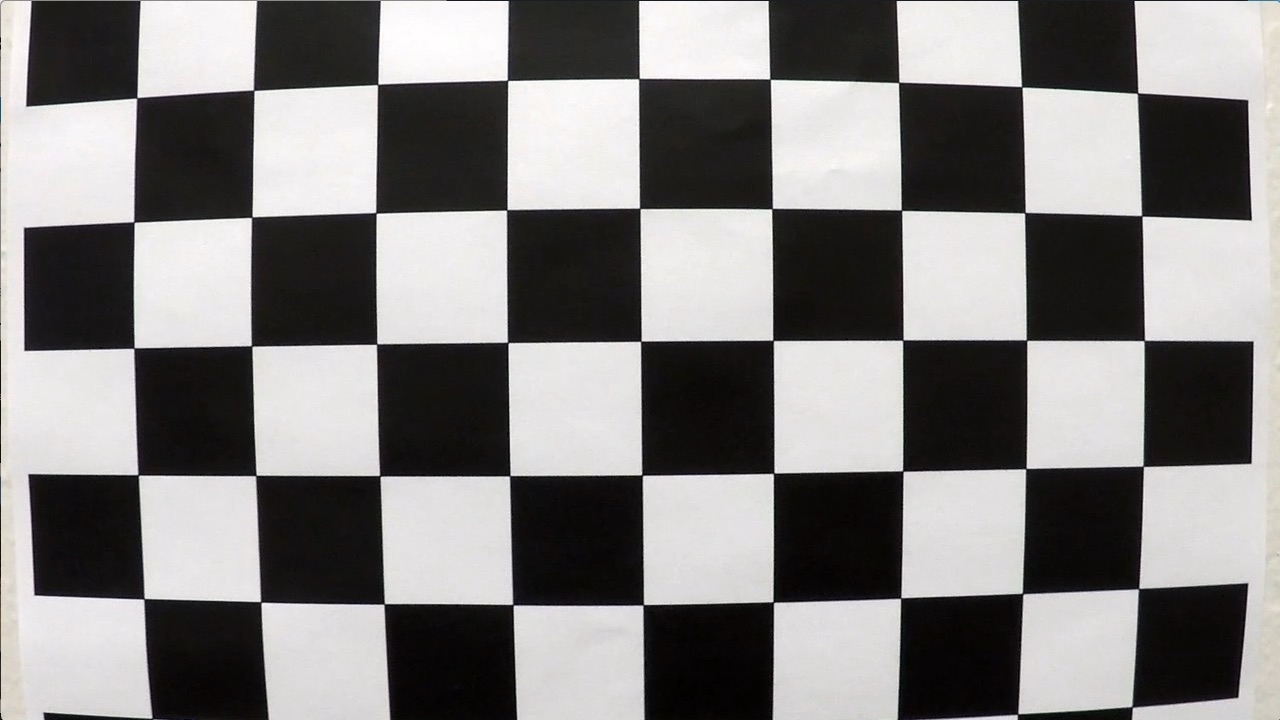
#> input picture camera_cal/calibration1.jpg, 1280 x 720 px; its folder holds 4 pictures in this run; the run also reads 1 picture not shown here
$ jupyter execute --allow-errors n-P2.ipynb   (shell and % lines are left out)
#> lines starting #> are read from the running program, lines starting #| are printed output that depends on the picture
# Title
The title of the notebook should be coherent with file name. Namely, file name should be:
*author's initials_progressive number_title.ipynb*
For example:
*EF_01_Data Exploration.ipynb*

## Purpose
State the purpose of the notebook.

## Methodology
Quickly describe assumptions and processing steps.

## WIP - improvements
Use this section only if the notebook is not final.

Notable TODOs:
- todo 1;
- todo 2;
- todo 3.

## Results
Describe and comment the most important results.

## Suggested next steps
State suggested next steps, based on results obtained in this notebook.

# Setup

## Library import
We import all the required Python libraries

[cell 1]

import numpy as np
import cv2
import matplotlib.pyplot as plt
import matplotlib.image as mpimg
import glob
import pickle
import math
import os

from moviepy.editor import VideoFileClip

from IPython.display import display, Markdown

import warnings
warnings.filterwarnings('ignore')

# Parameter definition
We set all relevant parameters for our notebook. By convention, parameters are uppercase, while all the
other variables follow Python's guidelines.

# Data import
We retrieve all the required data for the analysis.

[cell 2]
chess_images = glob.glob('./camera_cal/calibration*.jpg')
lane_images = glob.glob('./test_images/*.jpg')
extra_images = glob.glob('./extra_images/*.png')

image_size_chess = mpimg.imread(chess_images[0]).shape[1::-1]
#> image_size_chess = (1280, 720)
#> further down, image is the input picture: shape (720, 1280, 3); mean R, G, B 130.1, 128.4, 127.8
#> `ret, corners = cv2.findChessboardCorners(gray, (nx, ny), None)`: ret = False; corners = None
#> (the rest of this cell did not finish here and is left out)

# All Functions

[cell 3]
def plot_images(images, fig_name, title='', figsize=(8, 20)):
    n = len(images)
    cols = 2
    rows = math.ceil(n/cols)
    fig, ax = plt.subplots(rows, 2, figsize=figsize)

    idx = 0
    for row in range(rows):
        for col in range(cols):
            if idx == n:
                break
            ax[row, col].imshow(images[idx])
            idx += 1
        if idx == n:
            break
    plt.suptitle(title, fontsize=20)
    plt.tight_layout(rect=[0, 0.03, 1, 0.95]);
    fig_name = f'./output_images/{fig_name}'
    plt.savefig(fig_name)


def undistort(image):
    image = cv2.undistort(image, mtx, dist, None, mtx)
    return image

# Processing

## # Compute the camera calibration matrix and distortion coefficients given a set of chessboard images.

### Object and Image Points

[cell 4]
# prepare object points, like (0,0,0), (1,0,0), (2,0,0) ....,(6,5,0)

nx = 9 # Inside corners in x
ny = 6 # Inside corners in y

objp = np.zeros((nx*ny, 3), np.float32)

objp[:,:2] = np.mgrid[0:nx, 0:ny].T.reshape(-1,2)

# Arrays to store object points and image points from all the images.
objpoints = [] # 3D Real World
imgpoints = [] # 2D Image Plane

chess_images_corners = []
#> (the rest of this cell did not finish here and is left out)

[cell 5]
plot_images(chess_images_corners, 'chess_images_corners.png', 'chess_images_corners')
#> (the call stopped at in plot_images, `fig, ax = plt.subplots(rows, 2, figsize=figsize)`: IPython is not available in this run)

## Calibrate to calculate distortion coefficients, and test undistortion on an image!

[cell 6]
calibration_pickle_file = './data/calibration_pickle.p'

if os.path.exists(calibration_pickle_file):
    calibration_pickle = pickle.load(open(calibration_pickle_file, 'rb'))
    mtx = calibration_pickle['mtx']
    dist = calibration_pickle['dist']
else:
    ret, mtx, dist, rvecs, tvecs = cv2.calibrateCamera(objpoints, imgpoints, image_size_chess, None, None)
#> ret = 0.68; mtx = [[1143.7, 0, 681.7], [0, 1109.2, 367.7], [0, 0, 1]]; dist = [[-0.515, 2.99, -0.00876, 0.00937, 1.41]]; rvecs = ([0.451, -0.252, 0.0361],); tvecs = ([-2.31, -0.422, 19.12],)

    calibration_pickle = {}
    calibration_pickle['mtx'] = mtx
    calibration_pickle['dist'] = dist

    pickle.dump(calibration_pickle, open(calibration_pickle_file, 'wb'))

[cell 7]
chess_images_np = [mpimg.imread(image) for image in chess_images]
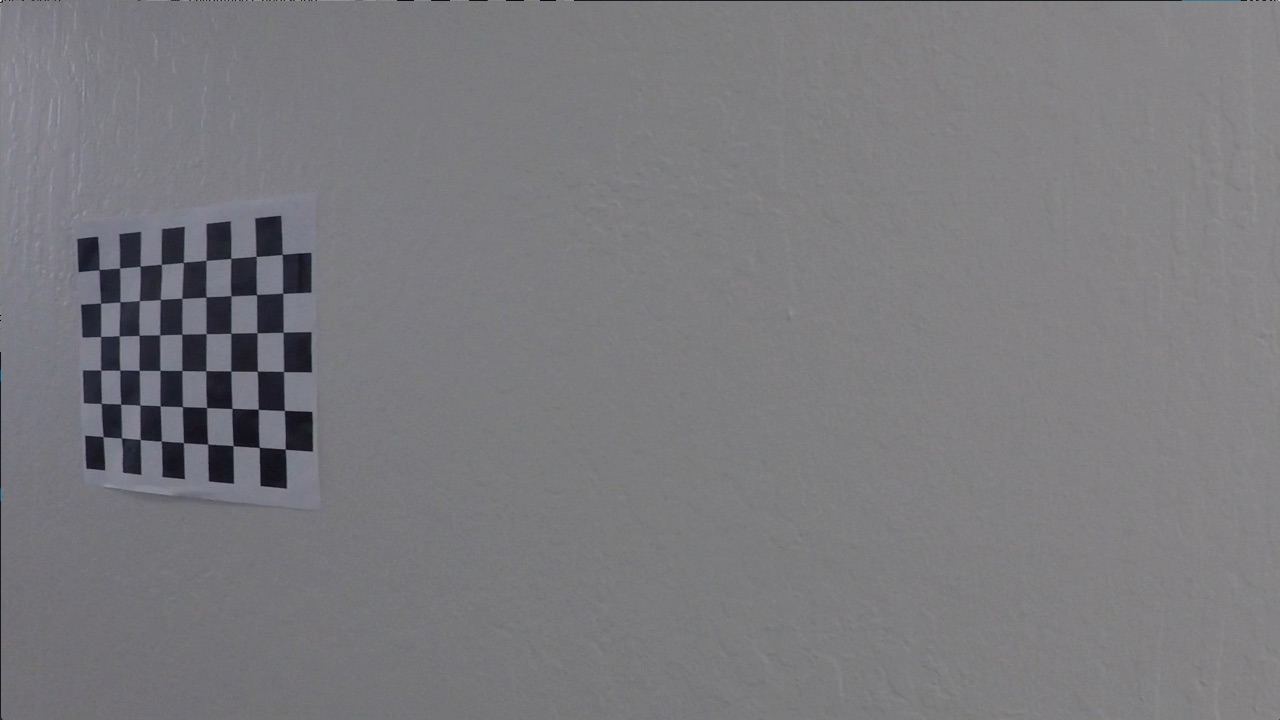
#> input picture camera_cal/calibration11.jpg, 1280 x 720 px
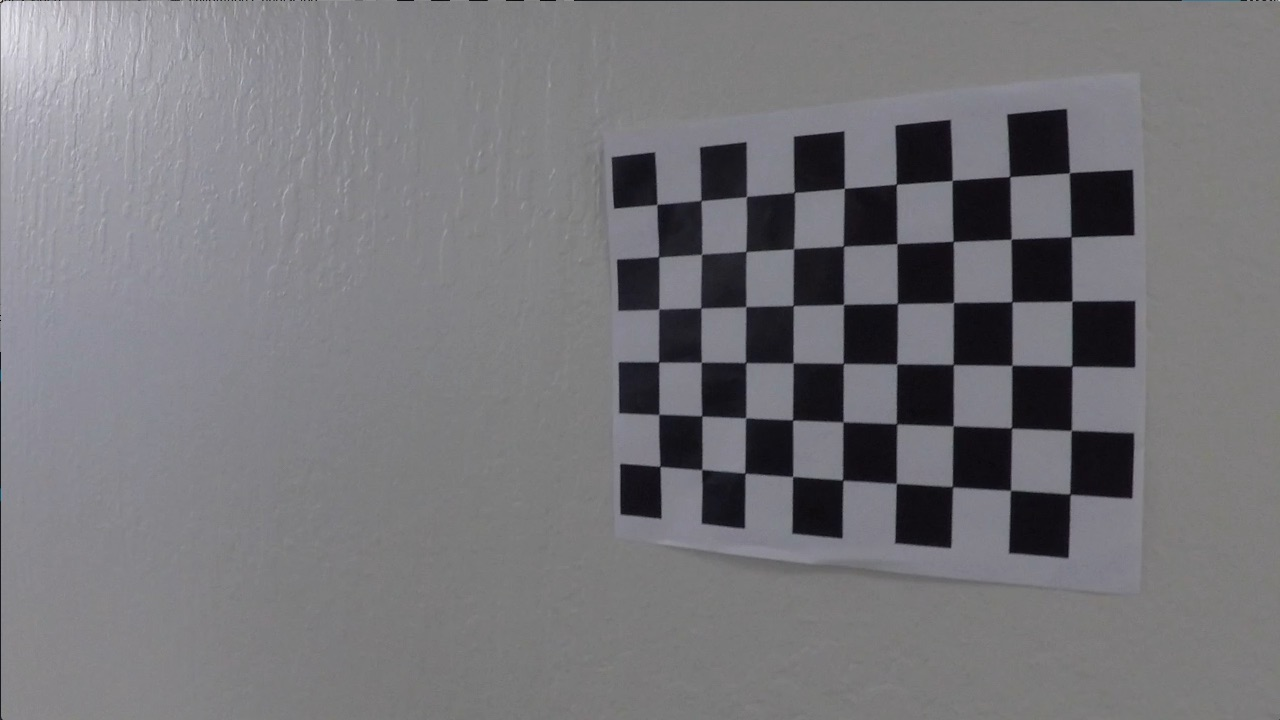
#> input picture camera_cal/calibration12.jpg, 1280 x 720 px
#> chess_images_np = 4 items
chess_images_undistorted = [undistort(image) for image in chess_images_np]
#> in undistort (call 2), `image = cv2.undistort(image, mtx, dist, None, mtx)`:
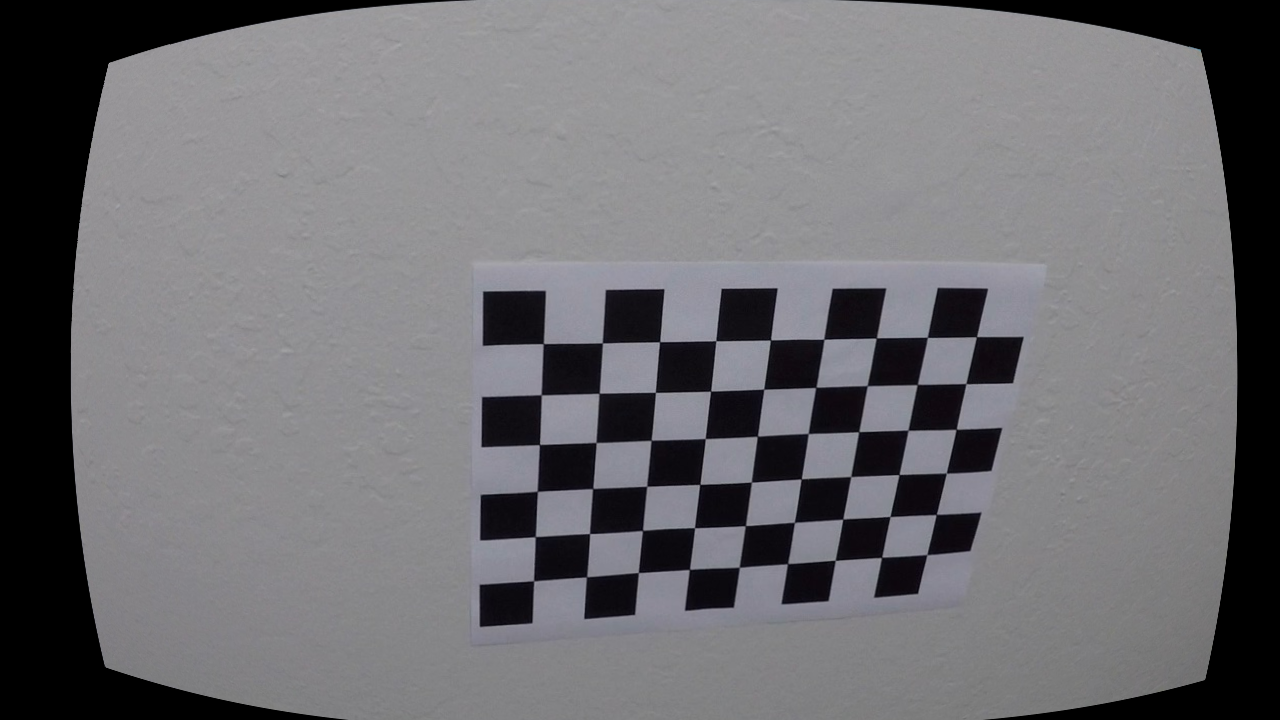
#> image: shape (720, 1280, 3); mean of channels 0, 1, 2 111, 110.3, 113.7; drawn as R, G, B
#> in undistort (call 4), `image = cv2.undistort(image, mtx, dist, None, mtx)`:
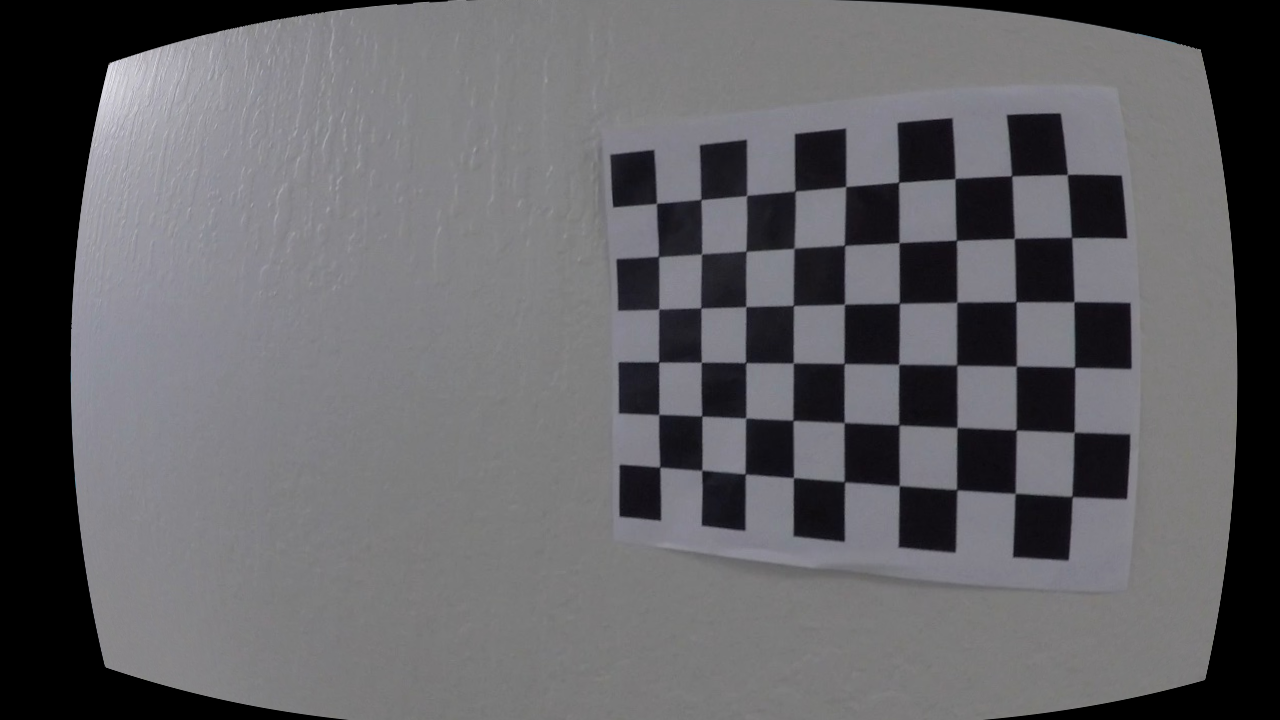
#> image: shape (720, 1280, 3); mean of channels 0, 1, 2 99.7, 99, 102.4; drawn as R, G, B
#> chess_images_undistorted = 4 items
plot_images(chess_images_undistorted, 'chess_images_undistorted.png', 'chess_images_undistorted')
#> (the call stopped at in plot_images, `fig, ax = plt.subplots(rows, 2, figsize=figsize)`: IPython is not available in this run)
